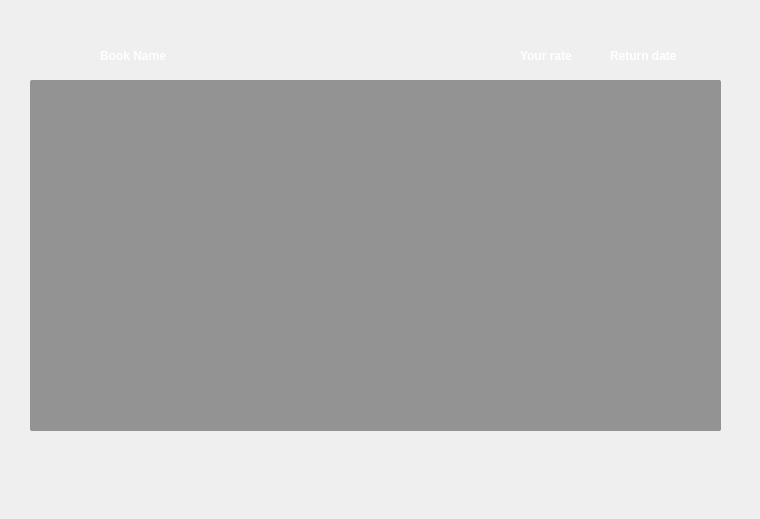
<?xml version="1.0" encoding="UTF-8"?>
<ui version="4.0">
 <class>Rating</class>
 <widget class="QDialog" name="Rating">
  <property name="geometry">
   <rect>
    <x>0</x>
    <y>0</y>
    <width>760</width>
    <height>519</height>
   </rect>
  </property>
  <property name="windowTitle">
   <string>Dialog</string>
  </property>
  <property name="styleSheet">
   <string notr="true">QTableWidget:item

{

padding:5px;
margin:15px;
margin-left:0px;
font-size:12px;
font-weight:700;
font-family:&quot;Open Sans&quot;;
border:0px;
color:white;
}
QTableWidget
{
alternate-background-color: rgba(255,255,255,0.1);
selection-background-color : white;
}

QPushButton {	
color: #333;
border: 2px solid #555;
border-radius: 11px;
padding: 5px;
background: qradialgradient(cx: 0.3, cy: -0.4,
fx: 0.3, fy: -0.4,
radius: 1.35, stop: 0 #fff, stop: 1 #888);
min-width: 80px;
background-color: rgba(255,255,255, .1);
}

QPushButton:hover {
background: qradialgradient(cx: 0.3, cy: -0.4,
fx: 0.3, fy: -0.4,
radius: 1.35, stop: 0 #fff, stop: 1 rgb(212, 236, 215));
}

QPushButton:pressed {
background: qradialgradient(cx: 0.4, cy: -0.1,
fx: 0.4, fy: -0.1,
radius: 1.35, stop: 0 #fff, stop: 1 #ddd);
}

</string>
  </property>
  <widget class="QTableWidget" name="tableWidget">
   <property name="geometry">
    <rect>
     <x>30</x>
     <y>80</y>
     <width>691</width>
     <height>351</height>
    </rect>
   </property>
   <property name="styleSheet">
    <string notr="true">background-color:rgba(55,55,55,0.5);
border-radius:2px;
/*gridline-color: rgba(55,55,55,0.5);*/
border:0px;
selection-background-color: red;
color:white;</string>
   </property>
  </widget>
  <widget class="QPushButton" name="star2">
   <property name="geometry">
    <rect>
     <x>480</x>
     <y>451</y>
     <width>90</width>
     <height>42</height>
    </rect>
   </property>
   <property name="sizePolicy">
    <sizepolicy hsizetype="Fixed" vsizetype="Fixed">
     <horstretch>0</horstretch>
     <verstretch>0</verstretch>
    </sizepolicy>
   </property>
   <property name="minimumSize">
    <size>
     <width>90</width>
     <height>32</height>
    </size>
   </property>
   <property name="styleSheet">
    <string notr="true">border:0; 
background: transparent;</string>
   </property>
   <property name="text">
    <string/>
   </property>
   <property name="icon">
    <iconset resource="LIBPRO.qrc">
     <normaloff>:/icon/Resources/icon/favourites-filled-star-symbol.png</normaloff>:/icon/Resources/icon/favourites-filled-star-symbol.png</iconset>
   </property>
   <property name="iconSize">
    <size>
     <width>32</width>
     <height>32</height>
    </size>
   </property>
  </widget>
  <widget class="QPushButton" name="star5">
   <property name="geometry">
    <rect>
     <x>658</x>
     <y>451</y>
     <width>90</width>
     <height>42</height>
    </rect>
   </property>
   <property name="sizePolicy">
    <sizepolicy hsizetype="Fixed" vsizetype="Fixed">
     <horstretch>0</horstretch>
     <verstretch>0</verstretch>
    </sizepolicy>
   </property>
   <property name="minimumSize">
    <size>
     <width>90</width>
     <height>32</height>
    </size>
   </property>
   <property name="styleSheet">
    <string notr="true">border:0; 
background: transparent;</string>
   </property>
   <property name="text">
    <string/>
   </property>
   <property name="icon">
    <iconset resource="LIBPRO.qrc">
     <normaloff>:/icon/Resources/icon/favourites-filled-star-symbol.png</normaloff>:/icon/Resources/icon/favourites-filled-star-symbol.png</iconset>
   </property>
   <property name="iconSize">
    <size>
     <width>32</width>
     <height>32</height>
    </size>
   </property>
  </widget>
  <widget class="QPushButton" name="star4">
   <property name="geometry">
    <rect>
     <x>599</x>
     <y>451</y>
     <width>90</width>
     <height>42</height>
    </rect>
   </property>
   <property name="sizePolicy">
    <sizepolicy hsizetype="Fixed" vsizetype="Fixed">
     <horstretch>0</horstretch>
     <verstretch>0</verstretch>
    </sizepolicy>
   </property>
   <property name="minimumSize">
    <size>
     <width>90</width>
     <height>32</height>
    </size>
   </property>
   <property name="styleSheet">
    <string notr="true">border:0; 
background: transparent;</string>
   </property>
   <property name="text">
    <string/>
   </property>
   <property name="icon">
    <iconset resource="LIBPRO.qrc">
     <normaloff>:/icon/Resources/icon/favourites-filled-star-symbol.png</normaloff>:/icon/Resources/icon/favourites-filled-star-symbol.png</iconset>
   </property>
   <property name="iconSize">
    <size>
     <width>32</width>
     <height>32</height>
    </size>
   </property>
  </widget>
  <widget class="QPushButton" name="star3">
   <property name="geometry">
    <rect>
     <x>539</x>
     <y>451</y>
     <width>90</width>
     <height>42</height>
    </rect>
   </property>
   <property name="sizePolicy">
    <sizepolicy hsizetype="Fixed" vsizetype="Fixed">
     <horstretch>0</horstretch>
     <verstretch>0</verstretch>
    </sizepolicy>
   </property>
   <property name="minimumSize">
    <size>
     <width>90</width>
     <height>32</height>
    </size>
   </property>
   <property name="styleSheet">
    <string notr="true">border:0; 
background: transparent;</string>
   </property>
   <property name="text">
    <string/>
   </property>
   <property name="icon">
    <iconset resource="LIBPRO.qrc">
     <normaloff>:/icon/Resources/icon/favourites-filled-star-symbol.png</normaloff>:/icon/Resources/icon/favourites-filled-star-symbol.png</iconset>
   </property>
   <property name="iconSize">
    <size>
     <width>32</width>
     <height>32</height>
    </size>
   </property>
  </widget>
  <widget class="QPushButton" name="star1">
   <property name="geometry">
    <rect>
     <x>421</x>
     <y>451</y>
     <width>90</width>
     <height>42</height>
    </rect>
   </property>
   <property name="sizePolicy">
    <sizepolicy hsizetype="Fixed" vsizetype="Fixed">
     <horstretch>0</horstretch>
     <verstretch>0</verstretch>
    </sizepolicy>
   </property>
   <property name="minimumSize">
    <size>
     <width>90</width>
     <height>32</height>
    </size>
   </property>
   <property name="styleSheet">
    <string notr="true">border:0; 
background: transparent;</string>
   </property>
   <property name="text">
    <string/>
   </property>
   <property name="icon">
    <iconset resource="LIBPRO.qrc">
     <normaloff>:/icon/Resources/icon/favourites-filled-star-symbol.png</normaloff>:/icon/Resources/icon/favourites-filled-star-symbol.png</iconset>
   </property>
   <property name="iconSize">
    <size>
     <width>32</width>
     <height>32</height>
    </size>
   </property>
  </widget>
  <widget class="QLabel" name="Usernamelbl_6">
   <property name="geometry">
    <rect>
     <x>100</x>
     <y>40</y>
     <width>91</width>
     <height>31</height>
    </rect>
   </property>
   <property name="styleSheet">
    <string notr="true">font: 10pt &quot;Segoe UI&quot;;
font-weight:500;
color:white;</string>
   </property>
   <property name="text">
    <string>Book Name</string>
   </property>
  </widget>
  <widget class="QLabel" name="Usernamelbl_8">
   <property name="geometry">
    <rect>
     <x>610</x>
     <y>40</y>
     <width>101</width>
     <height>31</height>
    </rect>
   </property>
   <property name="styleSheet">
    <string notr="true">font: 10pt &quot;Segoe UI&quot;;
font-weight:500;
color:white;</string>
   </property>
   <property name="text">
    <string>Return date</string>
   </property>
  </widget>
  <widget class="QLabel" name="Usernamelbl_7">
   <property name="geometry">
    <rect>
     <x>520</x>
     <y>40</y>
     <width>81</width>
     <height>31</height>
    </rect>
   </property>
   <property name="styleSheet">
    <string notr="true">font: 10pt &quot;Segoe UI&quot;;
font-weight:500;
color:white;</string>
   </property>
   <property name="text">
    <string>Your rate</string>
   </property>
  </widget>
 </widget>
 <resources>
  <include location="LIBPRO.qrc"/>
 </resources>
 <connections/>
</ui>
